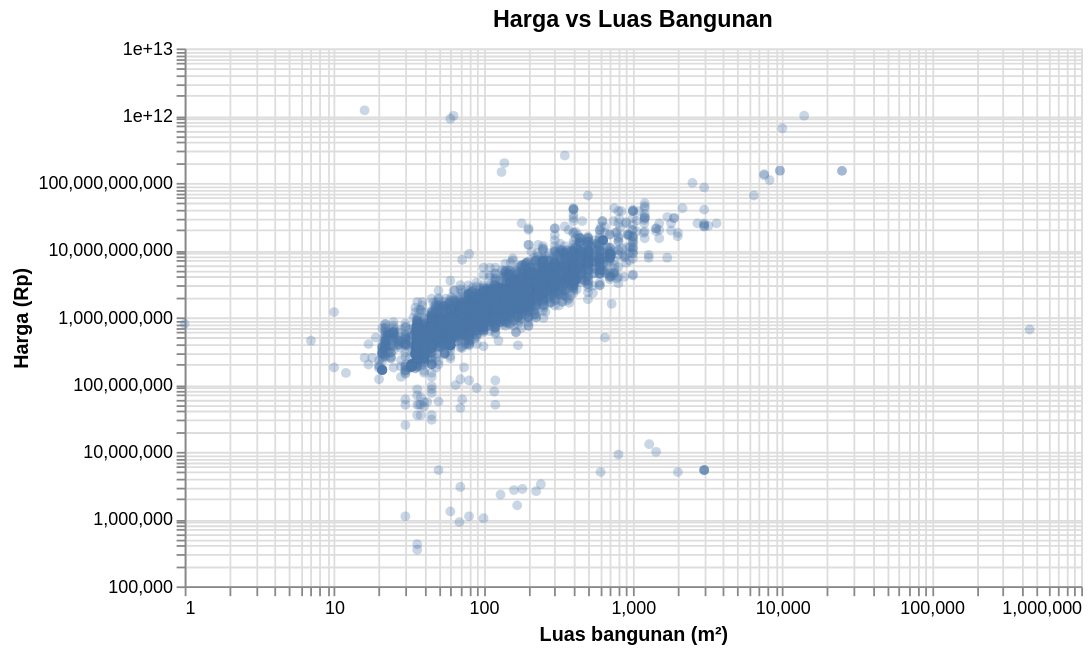

Source (notebook cell):
### Code cell
# Harga vs luas bangunan (skala log)
_d = parsed.filter(~parsed["tanpa_bangunan"]).drop_nulls(["harga", "luas_bangunan"])
alt.Chart(_d.sample(min(5000, _d.height), seed=42)).mark_circle(opacity=0.3).encode(
    alt.X(
        "luas_bangunan:Q", scale=alt.Scale(type="log"), title="Luas bangunan (m²)"
    ),
    alt.Y("harga:Q", scale=alt.Scale(type="log"), title="Harga (Rp)"),
).properties(title="Harga vs Luas Bangunan", width=500, height=300)

### Figure 1 — Vega-Lite specification as saved in the notebook (floating-point values rounded to 4 significant figures; data arrays with more than 128 entries replaced by an {"elided": "..."} marker saying what was removed)
{"config": {"view": {"continuousWidth": 300, "continuousHeight": 300}}, "data": {"name": "data-b9cb46d7a0dc2f2da1ce50168f5656db"}, "mark": {"type": "circle", "opacity": 0.3}, "encoding": {"x": {"field": "luas_bangunan", "scale": {"type": "log"}, "title": "Luas bangunan (m²)", "type": "quantitative"}, "y": {"field": "harga", "scale": {"type": "log"}, "title": "Harga (Rp)", "type": "quantitative"}}, "height": 300, "title": "Harga vs Luas Bangunan", "width": 500, "$schema": "https://vega.github.io/schema/vega-lite/v6.4.1.json", "datasets": {"data-b9cb46d7a0dc2f2da1ce50168f5656db": {"elided": "5000 records"}}}
